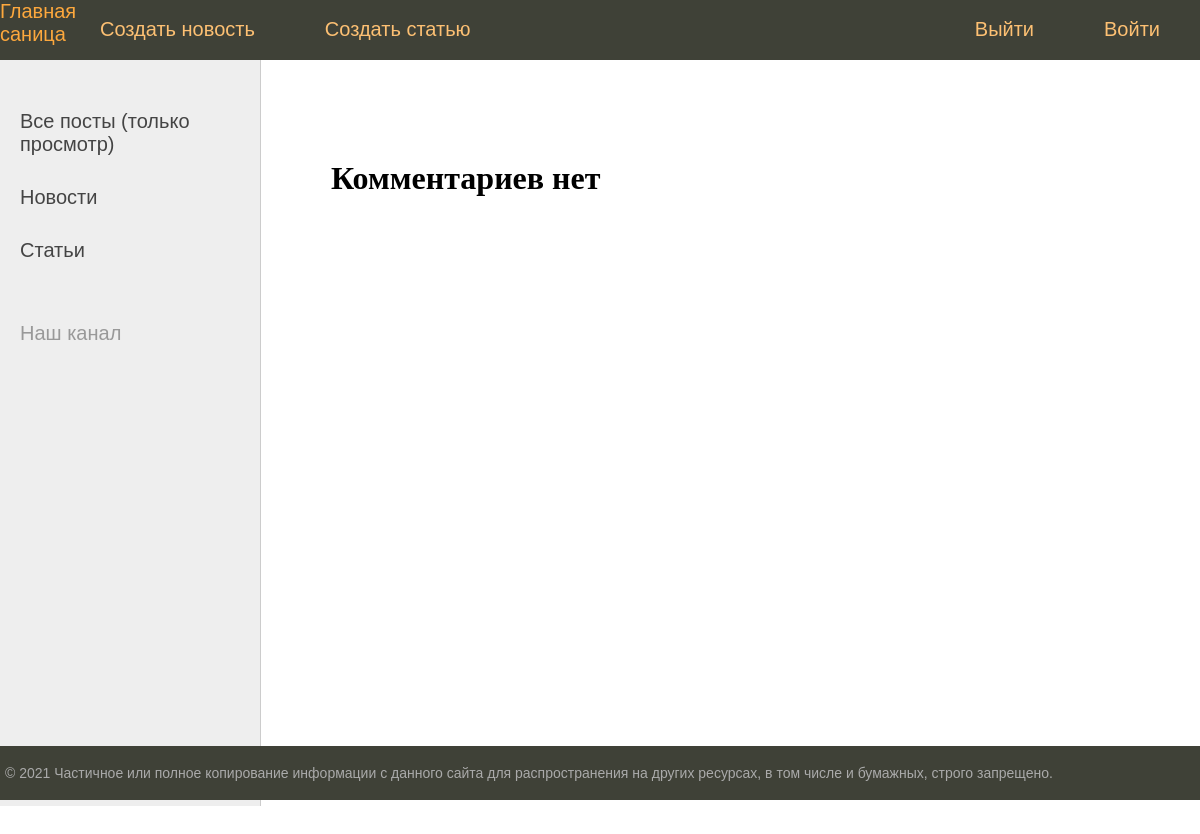
The app's page /comments/, older data.
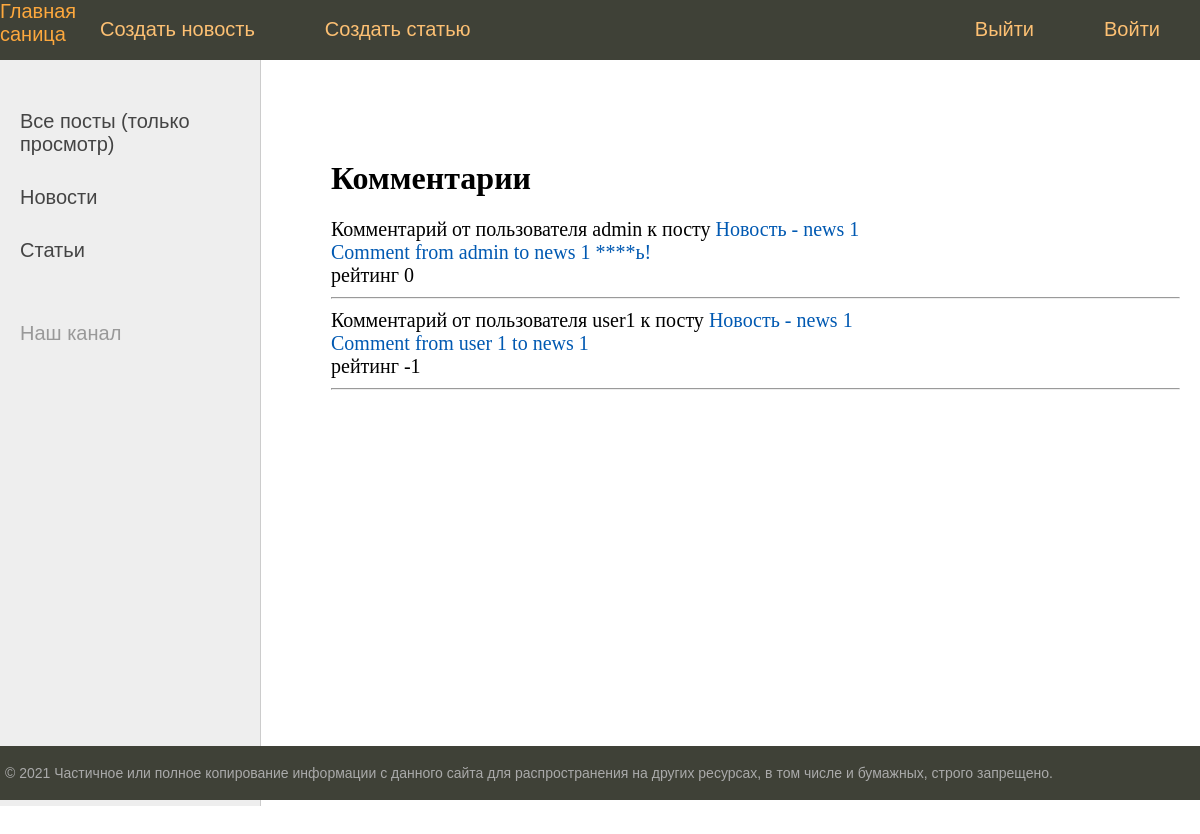
The same page, newer data.
### newsportal/models.py (models this page shows, shortened)
class Comment(models.Model):
    post = models.ForeignKey(Post, on_delete=models.CASCADE)
    user = models.ForeignKey(User, on_delete=models.CASCADE)
    content = models.TextField()
    date_created = models.DateTimeField(auto_now_add=True)
    rating = models.SmallIntegerField(default=0)

class Post(models.Model):
    author = models.ForeignKey(Author, on_delete=models.CASCADE, verbose_name='Автор')
    type_post = models.CharField(max_length=1, choices=POSTS, verbose_name='Тип поста')
    time_created = models.DateTimeField(auto_now_add=True, verbose_name='Дата создания')
    category = models.ManyToManyField(Category, through="PostCategory", verbose_name='Категория')
    title =  models.CharField(max_length=255, verbose_name='Оглавление')
    content = models.TextField( verbose_name='Содержание')
    rating = models.SmallIntegerField(default=0, verbose_name='Рейтинг')
    def __str__(self):
        return f'{self.get_type_post_display()} - {self.title}'

### newsportal/views.py (the view)
# urls.py: path('comments/', comments, name='comments'),
def comments(request):
    comments = Comment.objects.all()
    context = {
        'title':'Комментарии',
        'comments':comments
    }
    return render(request, 'comments.html', context)

### newsportal/templatetags/custom_filters.py (called while the page is built)
@register.filter()
def censor(value:str):
   swear_words = ('банан', 'морков', 'карто', 'броккол', 'ананас',
                  'Банан', 'Морков', 'Карто', 'Броккол', 'Ананас',)
   for word in swear_words:
      if word in value:
          value = value.replace(word, '****')
   return value

### templates/comments.html (shortened to what this page needs)
{% extends 'default.html' %}
{% load custom_filters %}
{% block content %}
{% if comments %}
<h1>Комментарии</h1>
{% for comment in comments %}
Комментарий от пользователя {{ comment.user }} к посту
<a href="{% url 'showpost' comment.post.pk %}">{{ comment.post }}</a><br>
<a href="{% url 'showcomment' comment.pk %}">{{ comment.content|censor }}</a><br>
рейтинг {{ comment.rating }}<br>
<hr>
{% endfor %}
{% else %}
<h1>Комментариев нет</h1>
{% endif %}
{% endblock content %}

### templates/default.html (shortened to what this page needs)
{% load static %}
<!DOCTYPE html>
<html>
<head>
	<link type="text/css" href="{% static 'styles.css' %}" rel="stylesheet" />
</head>
<body>
<table class="table-page" border=0 cellpadding="0" cellspacing="0">
<tr><td valign=top>
{% block mainmenu %}
		<div class="header">
			<ul id="mainmenu" class="mainmenu">
			<li class="logo"><a href="">Главная саница<div class="logo"></div></a></li>
			<li><a href="">Создать новость</a></li>
        <li><a href="">Создать статью</a></li>
			<li class="last"><a href="">Войти</a></li>
        <li class="last"><a href="">Выйти</a></li>
			</ul>
		</div>
{% endblock mainmenu %}
<table class="table-content" border=0 cellpadding="0" cellspacing="0">
<tr>
	<td valign="top" class="left-chapters">
	<ul id="leftchapters">
    <li class="selected"><a href="">Все посты (только просмотр)</a></li>
    <li><a href="">Новости</a></li>
    <li><a href="">Статьи</a></li>
		<li class="share">
		<p>Наш канал</p>
		<a class="share-yt" href="https://www.youtube.com/channel/UClJzWfGWuGJL2t-3dYKcHTA/playlists" target="_blank" rel="nofollow"></a>
		</li>
	</ul>
</td>
<td valign="top" class="content">
	<div class="content-text">
{% block content %}
{% endblock %}
	</div>
</td></tr></table>
</td></tr>
<tr><td valign=top>
	<div id="footer">
		<p>&copy; 2021 Частичное или полное копирование информации с данного сайта для распространения на других ресурсах, в том числе и бумажных, строго запрещено.</p>
	</div>
</td></tr></table>
</body>
</html>

### static/styles.css (style rules this page uses)
html, body { font-family: 'Arial'; margin: 0; padding: 0; height: 100%; width: 100%; color: #444; }
a { color: #0059b2; text-decoration: none; }
.table-page { width: 100%; height: 100%; vertical-align: top; }
.table-page tr { height: 100%; }
.header { background: #3F4137; height: 60px; }
.logo { background: url('../images/logo.png') no-repeat 10px 5px; width: 70px; height: 60px; }
ul.mainmenu { list-style: none; margin: 0; padding: 0; height: 60px; color: #fdc073; font-size: 20px; overflow: hidden; }
ul.mainmenu li { float: left; margin: 18px 40px 0 30px; }
ul.mainmenu li.logo { margin: 0; }
ul.mainmenu li.last { float: right; }
ul.mainmenu li a { color: #fdc073; text-decoration: none; }
.table-content { width: 100%; min-height: 100%; height: 100%; }
.left-chapters { margin: 0; background: #eee; border-right: 1px solid #ccc; min-height: 100%; }
.left-chapters ul { width: 230px; min-height: 100%; margin: 0; padding: 20px 10px 10px 20px; list-style: none; font-size: 20px; }
.left-chapters ul li { margin: 30px 0 0 0; color: #999; }
.left-chapters ul li.selected { color: #0059b2; }
.left-chapters ul li a { color: #444; text-decoration: none; }
.left-chapters ul li.share { margin: 60px 0 0 0; }
.left-chapters ul li.share p { margin: 30px 0 30px 0; }
.left-chapters ul li.share a { display: inline-block; width: 40px; height: 40px; margin: 0 20px 0 0; }
.left-chapters ul li.share a.share-yt { width: 100%; height: 30px; background: url('../images/share_yt.png') no-repeat 0 0 }
.content { padding: 40px 20px 20px 40px; width: 100%; box-sizing: border-box; }
.content-text { margin: 60px 0 0 30px; color: #000; font-size: 20px; font-family: Yandex Sans Display Light; }
.content-text h1 { font-size: 32px; }
#footer { box-sizing: border-box; background: #3F4137; padding: 5px; color: #aaa; font-size: 14px; font-family: Verdana, Geneva, Arial, Helvetica; text-align: left; overflow: hidden; }

Row changes from the older to the newer data that the page shows:
added Comment: user "admin", post "Новость - news 1", content|censor "Comment from admin to news 1 ****ь!", rating "0"
added Comment: user "user1", post "Новость - news 1", content|censor "Comment from user 1 to news 1", rating "-1"
Text that changed along with them:
text no longer shown: "Комментариев нет"
text now shown: "Комментарии"
